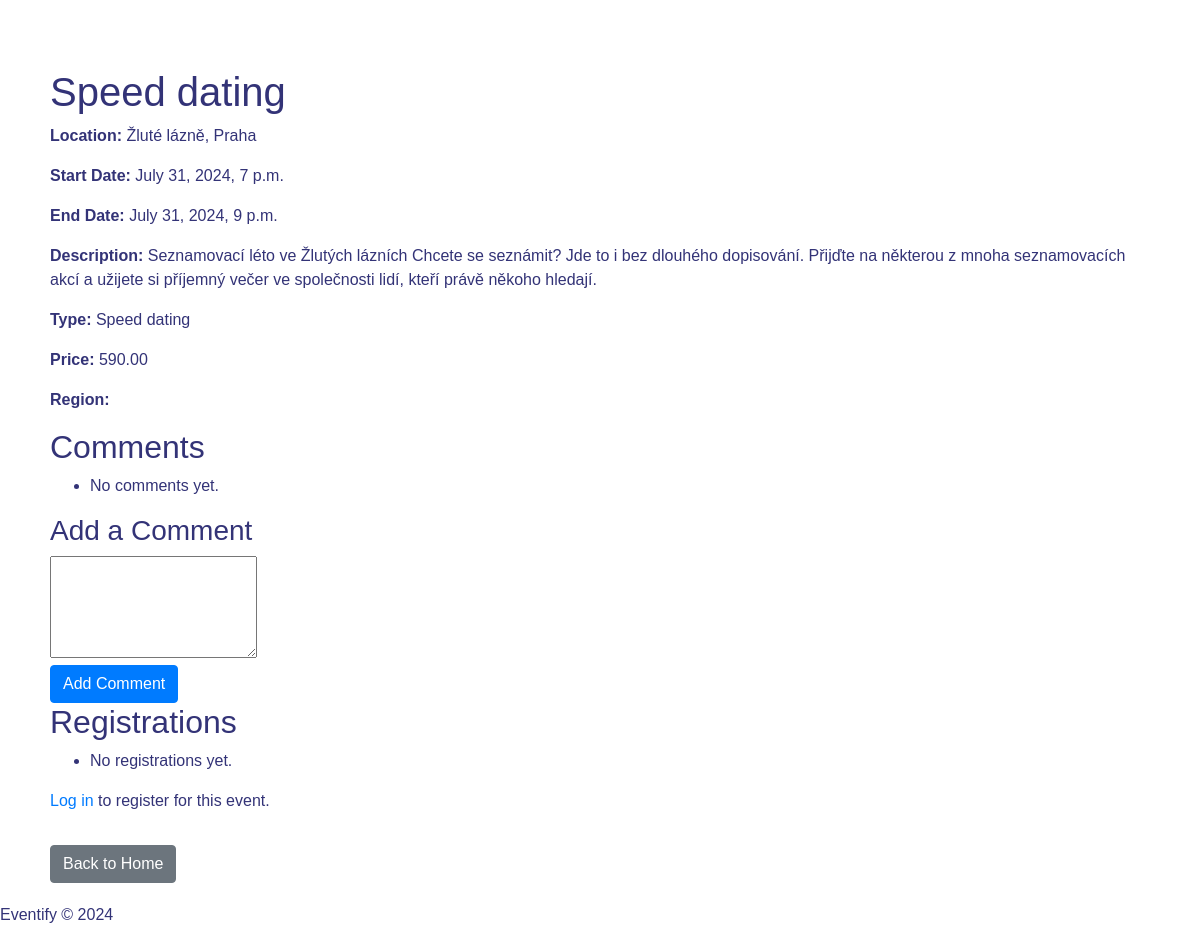
Page /event/4/ on the earlier database version.
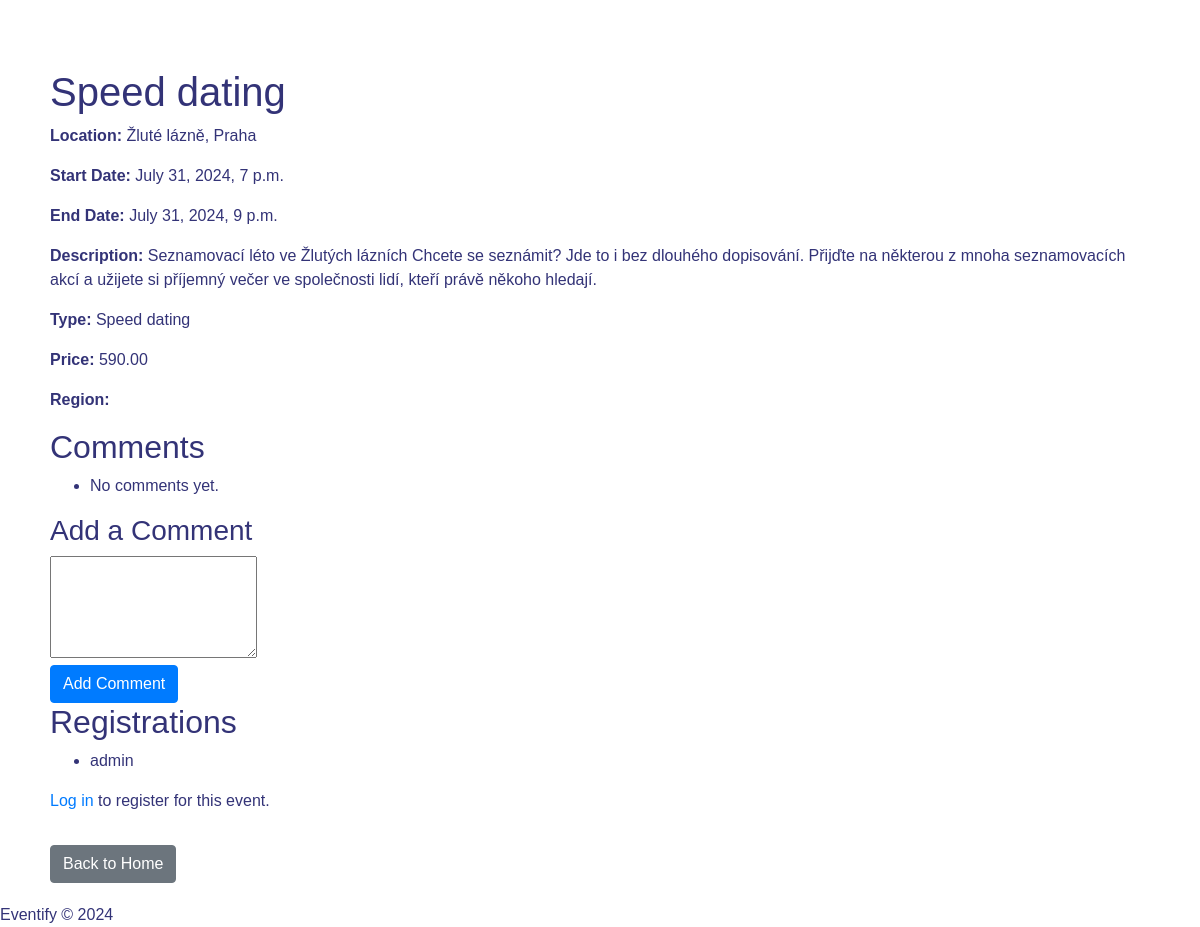
Same page on the later database version.
### viewer/models.py (models this page shows, shortened)
class Registration(models.Model):
    user = models.ForeignKey(User, on_delete=models.CASCADE, related_name='registrations')
    event = models.ForeignKey(Event, on_delete=models.CASCADE, related_name='registrations')
    registered_at = models.DateTimeField(auto_now_add=True)

### viewer/views.py (the view)
# urls.py: path('event/<int:event_id>/', event_detail, name='event_detail'),
def event_detail(request, event_id):
    event = get_object_or_404(Event, pk=event_id)
    if request.method == 'POST':
        comment_content = request.POST.get('comment_content')
        if comment_content:
            Comment.objects.create(user=request.user, event=event, content=comment_content)
    comments = event.comments.all().order_by('-created_at')
    registrations = event.registrations.all()
    return render(request, 'viewer/event_detail.html', {
        'event': event,
        'comments': comments,
        'registrations': registrations,
    })

### viewer/templates/viewer/event_detail.html (shortened to what this page needs)
<!DOCTYPE html>
{% load static %}
<html lang="en">
<head>
    <link rel="stylesheet" href="https://stackpath.bootstrapcdn.com/bootstrap/4.2.1/css/bootstrap.min.css"
>
    <link rel="stylesheet" href="{% static 'viewer/style.css' %}">
</head>
<body>
    <div class="container mt-5">
        <h1>{{ event.title }}</h1>
        <p><strong>Location:</strong> {{ event.location }}</p>
        <p><strong>Start Date:</strong> {{ event.start_date }}</p>
        <p><strong>End Date:</strong> {{ event.end_date }}</p>
        <p><strong>Description:</strong> {{ event.description }}</p>
        <p><strong>Type:</strong> {{ event.type }}</p>
        <p><strong>Price:</strong> {{ event.price }}</p>
        <p><strong>Region:</strong> {{ event.get_region_display }}</p>
        <h2>Comments</h2>
        <ul>
            {% for comment in comments %}
                <li>{{ comment.content }} - <em>{{ comment.user.username }}</em></li>
            {% empty %}
                <li>No comments yet.</li>
            {% endfor %}
        </ul>
        <h3>Add a Comment</h3>
        <form method="post">
            <textarea name="comment_content" rows="4"></textarea><br>
            <button type="submit" class="btn btn-primary">Add Comment</button>
        </form>
        <h2>Registrations</h2>
        <ul>
            {% for registration in registrations %}
                <li>{{ registration.user.username }}</li>
            {% empty %}
                <li>No registrations yet.</li>
            {% endfor %}
        </ul>
        {% if user.is_authenticated %}
            {% if user in event.registrations.all %}
                <p>You are already registered for this event.</p>
            {% else %}
                <form method="post" action="{% url 'register_for_event' event.id %}">
                    {% csrf_token %}
                    <button type="submit" class="btn btn-primary">Register for Event</button>
                </form>
            {% endif %}
        {% else %}
            <p><a href="{% url 'login' %}?next={{ request.path }}">Log in</a> to register for this event.</p>
        {% endif %}
        <a href="{% url 'home' %}" class="btn btn-secondary mt-3">Back to Home</a>
    </div>
    {% include 'footer.html' %}
</body>
</html>

Differences in the rows shown:
added Registration: user.username "admin"
Other differences:
text no longer shown: "No registrations yet."
